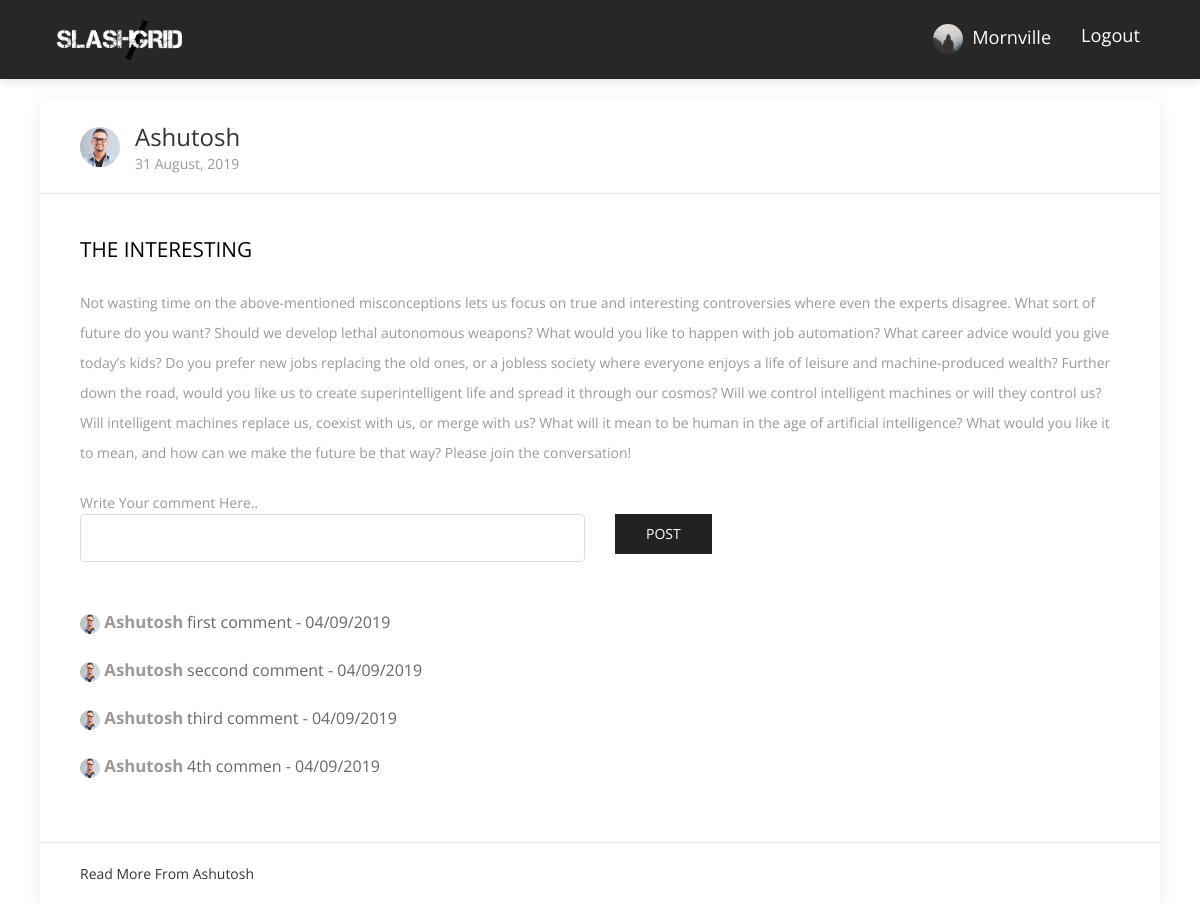
The page /post/9 (signed in) on the database as committed earlier.
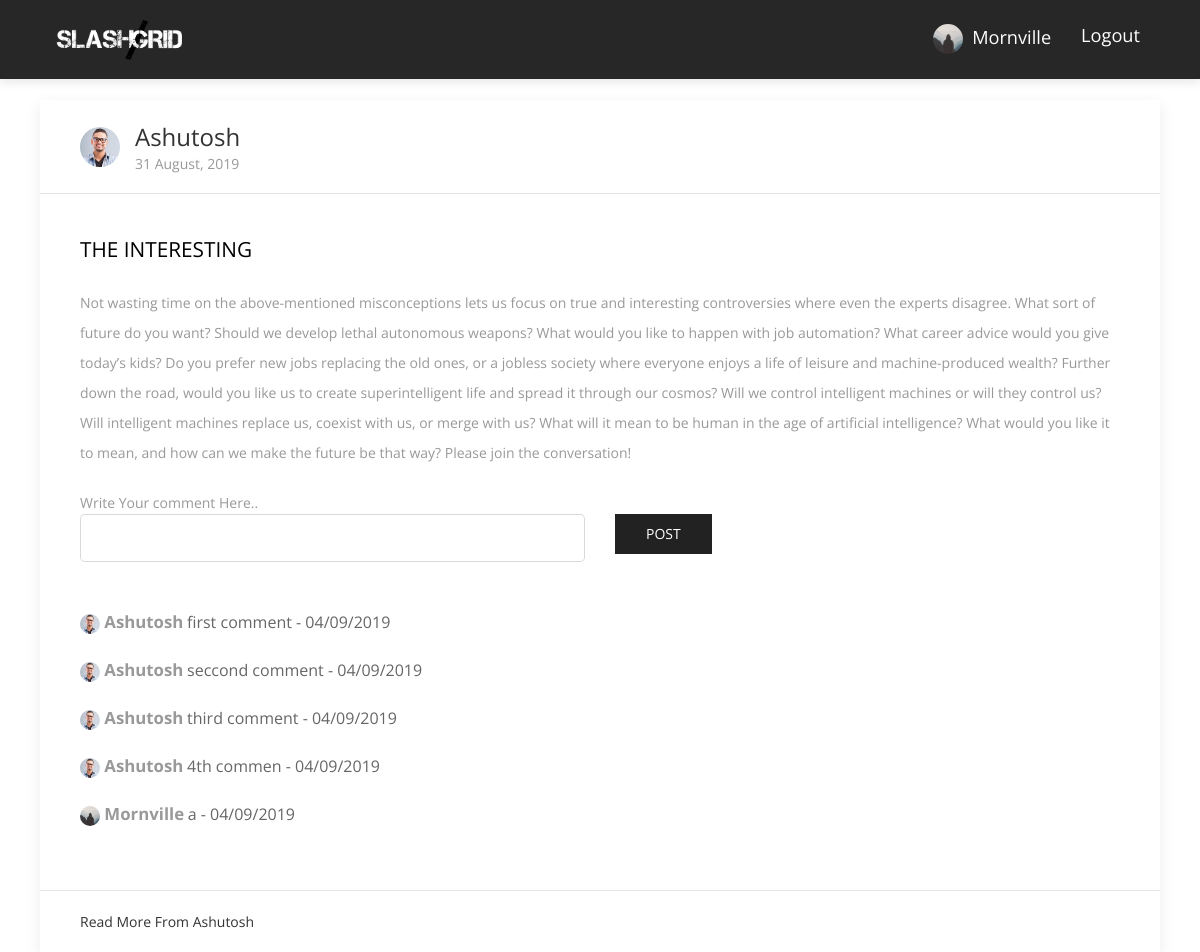
The same page on the database as committed later.
### flaskblog/models.py (models this page shows, shortened)
class User(db.Model, UserMixin):
    id = db.Column(db.Integer, primary_key=True)
    username = db.Column(db.String(20), unique=True, nullable=False)
    email = db.Column(db.String(120), unique=True, nullable=False)
    image_file = db.Column(db.String(20), nullable=False, default='default.jpg')
    password = db.Column(db.String(60), nullable=False)
    fb_link = db.Column(db.String(120), unique=True, nullable=True)
    posts = db.relationship('Post', backref='author', lazy=True)
    comment = db.relationship('Comments', backref='author', lazy=True)

class Post(db.Model):
    id = db.Column(db.Integer, primary_key=True)
    title = db.Column(db.String(100), nullable=False)
    date_posted = db.Column(db.DateTime, nullable=False, default=datetime.utcnow)
    content = db.Column(db.Text, nullable=False)
    user_id = db.Column(db.Integer, db.ForeignKey('user.id'), nullable=False)
    comment = db.relationship('Comments', backref='post', lazy=True)

class Comments(db.Model):
    id = db.Column(db.Integer, primary_key=True)
    title = db.Column(db.String(100), nullable=False)
    date_posted = db.Column(db.DateTime, nullable=False, default=datetime.utcnow)
    post_id = db.Column(db.Integer, db.ForeignKey('post.id'), nullable=False)
    user_id = db.Column(db.Integer, db.ForeignKey('user.id'), nullable=False)

### flaskblog/posts/routes.py (the view)
@posts.route("/post/<int:post_id>", methods=['GET', 'POST'])
@login_required
def post(post_id):
    comment = Comments.query.filter_by(post_id=post_id)
    form = CommentsForm()
    if form.validate_on_submit():
        post = Post.query.get(post_id)
        comment = Comments(title=form.title.data, author= current_user, post=post)
        db.session.add(comment)
        db.session.commit()
        return redirect(url_for('posts.post', post_id=post.id))
    post = Post.query.get_or_404(post_id)
    return render_template('post.html', title=post.title, post=post, comments=comment, form=form)

### flaskblog/posts/forms.py
class CommentsForm(FlaskForm):
    title = StringField('Comment..', validators=[DataRequired()])
    submit = SubmitField('Post')

### flaskblog/models.py (called while the page is built)
@login_manager.user_loader
def load_user(user_id):
    return User.query.get(int(user_id))

### flaskblog/templates/post.html (shortened to what this page needs)
{% extends "base.html" %}
{% block content %}
<div class="uk-container" style="margin-top:100px">
    <div class="uk-card uk-card-default uk-width-1-1@m">
      <div class="uk-card-header">
            <div class="uk-grid-small uk-flex-middle" uk-grid>
                <div class="uk-width-auto">
                    <img class="uk-border-circle" width="40" height="40" src="{{ url_for('static', filename='profile_pics/' + post.author.image_file) }}">
                </div>
                <div class="uk-width-expand">
                <h3 class="uk-card-title uk-margin-remove-bottom"  style="text-transform:capitalize"> {{ post.author.username }}
                </h3>
                    <p class="uk-text-meta uk-margin-remove-top"><time datetime="{{ post.date_posted.strftime('%d %B %Y') }}">{{ post.date_posted.strftime('%d %B, %Y') }}</time></p>
                </div>
            </div>
        </div>
        <div class="uk-card-body">
          <p style="font-size: 1.3em;color:black;">{{ post.title }}</p>
          <br>
            <p>{{ post.content }}</p>
            <br>
            <p>
              <form class="login100-form validate-form" method="POST" action="" >
                <span class="login100-form-title p-b-26">
                  Write Your comment Here..
            	</span>
                          <div class="row text-center">
                          <fieldset class="form-group col-lg-6">
                              <div class="form-group">
                                  {% if form.title.errors %}
                                      {{ form.title(class="form-control form-control-lg is-invalid") }}
                                      <div class="invalid-feedback">
                                          {% for error in form.title.errors %}
                                              <span>{{ error }}</span>
                                          {% endfor %}
                                      </div>
                                  {% else %}
                                      {{ form.title(class="form-control form-control-lg") }}
                                  {% endif %}
                              </div>
                          </fieldset>
                          <div class="form-group col-lg-6 text-left">
                              {{ form.submit(class="uk-button uk-button-secondary") }}
                          </div>
                          </div>
              </form>
              {% for comment in comments %}
              <a href=""> <b style="text-transform: capitalize;color: inherit;font-size: 1.2em">
                  <img class="uk-border-circle" width="20" height="20" src="{{ url_for('static', filename='profile_pics/' + comment.author.image_file) }}">
                  {{ comment.author.username }}</b> </a> {{ comment.title }} - {{ comment.date_posted.strftime('%d/%m/%Y') }}
              <br>
              <br>
              {% endfor %}
            </p>
        </div>
        <div class="uk-card-footer">
            <a href="{{ url_for('users.user_posts', username=post.author.username) }}" class="uk-button uk-button-text" style="text-transform: capitalize">Read more from {{ post.author.username }}</a>
        </div>
    </div>
</div>
{% endblock %}

### flaskblog/templates/base.html (shortened to what this page needs)
<!DOCTYPE html>
<html>
<head>
    <link rel="stylesheet" href="{{ url_for('static', filename='uikit-3.1.8/css/uikit.min.css') }}" />
    <link rel="stylesheet" href="https://maxcdn.bootstrapcdn.com/bootstrap/4.0.0/css/bootstrap.min.css">
  <link href="{{ url_for('static', filename='plugins/bootstrap/css/bootstrap.min.css') }}" rel="stylesheet">
  <link href="{{ url_for('static', filename='plugins/themefisher-font/style.css') }}" rel="stylesheet">
  <link href="{{ url_for('static', filename='plugins/slick/slick.css') }}" rel="stylesheet">
  <link href="{{ url_for('static', filename='plugins/slick/slick-theme.css') }}" rel="stylesheet">
  <link rel="stylesheet" href="https://stackpath.bootstrapcdn.com/font-awesome/4.7.0/css/font-awesome.min.css">
  <link href="{{ url_for('static', filename='css/style.css') }}" rel="stylesheet">
    </head>
    <body class="uk-margin-large-top">
            <main role="main" class="">
                    <div class="">
                      <div class="">
                        {% block content %}{% endblock %}
                      </div>
                    </div>
            </main>
</body>
</html>
    </body>
</html>

### flaskblog/templates/navbar.html (shortened to what this page needs)
<nav class="navbar main-nav  fixed-top navbar-expand-lg" style="background:#272727 !important">
    <div class="container">
        <a class="navbar-brand" href="/"><img src="{{ url_for('static', filename='images/download2.png') }}" alt="logo" width="150" style="padding:10px"></a>
        <div class="collapse navbar-collapse" id="navbarNav">
        <ul class="navbar-nav ml-auto">
          {% if current_user.is_authenticated %}
          <li class="nav-item">
              <a class="nav-link" href="{{ url_for('users.account') }}" style="text-transform: capitalize;color:white;font-size:1.3em">
                  <img class="rounded-circle" src="{{ url_for('static', filename='profile_pics/' + current_user.image_file) }}" width="30">
                  &nbsp;{{ current_user.username }}
              </a>
          </li>
          <li class="nav-item">
              <a class="nav-link" href="{{ url_for('users.logout') }}" style="color:white;font-size:1.3em">Logout</a>
          </li>
         {% endif %}
        </ul>
        </div>
    </div>
</nav>

### flaskblog/static/css/style.css (style rules this page uses)
body { font-family: "Open Sans", sans-serif; -webkit-font-smoothing: antialiased; }
h1, h2, h3, h4, h5, h6 { font-family: "Open Sans", sans-serif; color: #5e5e5e; font-weight: 400; line-height: 1; }
h3 { font-size: 36px; }
p, a, li, blockquote, label, span { font-size: 14px; letter-spacing: 0; line-height: 22px; color: #999999; margin-bottom: 0; }
p { line-height: 30px; }
.transition, .main-nav, .main-nav .navbar-brand { transition: .3s ease; }
.main-nav { background: #7d71d3; box-shadow: 0px 3px 10px 0px rgba(0, 0, 0, 0.1); }
.main-nav .navbar-brand { padding: 0; }
.main-nav .navbar-nav .nav-item { position: relative; }
.main-nav .navbar-nav .nav-item .nav-link { position: relative; text-align: center; font-size: 13px; color: #000; padding-left: 15px; padding-right: 15px; }

Rows that differ between the two databases and show on the page:
added Comments: image_file (placeholder picture), author.username "Mornville", title "a", date_posted "04/09/2019"
